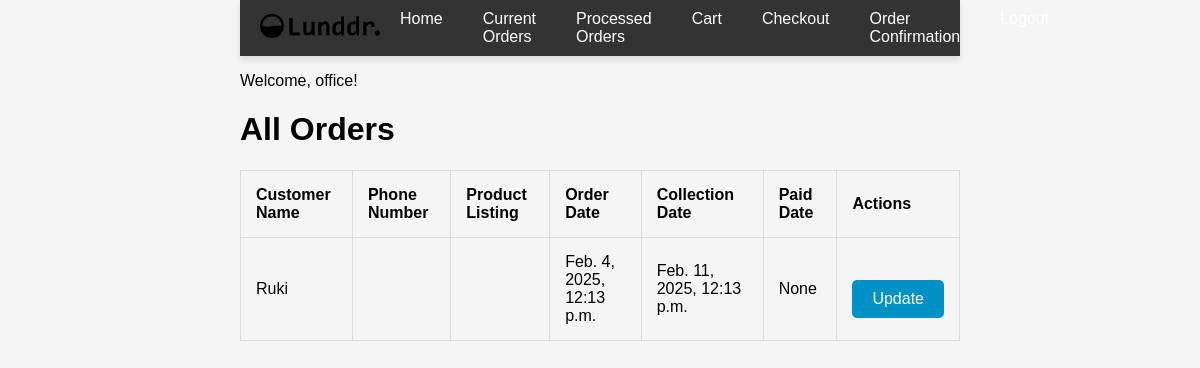
The app's page /all-orders/ (signed in) with its own data.
### inventory/models.py (models this page shows, shortened)
class Order(models.Model):
    cart = models.OneToOneField(Cart, on_delete=models.CASCADE)
    customer_name = models.CharField(max_length=255)
    customer_phone = models.CharField(max_length=15)
    order_date = models.DateTimeField(auto_now_add=True)
    payment_status = models.CharField(max_length=10, choices=[('paid', 'Paid'), ('not_paid', 'Not Paid')], default='not_paid')
    service_type = models.CharField(max_length=10, choices=[('standard', 'Standard'), ('premium', 'Premium')], default='standard')
    mode_of_service = models.CharField(max_length=10, choices=[('delivery', 'Delivery'), ('pickup', 'Pickup'), ('branch', 'Branch')], default='delivery')
    collection_date = models.DateTimeField(null=True, blank=True)
    date_paid = models.DateTimeField(null=True, blank=True)
    date_collected = models.DateTimeField(null=True, blank=True)

### inventory/views.py (the view)
# urls.py: path('all-orders/', views.all_orders, name='all_orders'),
@login_required
def all_orders(request):
    orders = Order.objects.all().order_by('-order_date')  # List orders in descending order of order_date
    return render(request, 'all_orders.html', {'orders': orders})

### templates/all_orders.html
{% extends 'base.html' %}
{% block content %}
<h1>All Orders</h1>
<table class="table">
    <thead>
        <tr>
            <th>Customer Name</th>
            <th>Phone Number</th>
            <th>Product Listing</th>
            <th>Order Date</th>
            <th>Collection Date</th>
            <th>Paid Date</th>
            <th>Actions</th>
        </tr>
    </thead>
    <tbody>
        {% for order in orders %}
            <tr>
                <td>{{ order.customer_name }}</td>
                <td>{{ order.phone_number }}</td>
                <td>{{ order.product_listing }}</td>
                <td>{{ order.order_date }}</td>
                <td>{{ order.collection_date }}</td>
                <td>{{ order.date_paid }}</td>
                <td>
                    <a href="{% url 'update_order' order.id %}" class="btn btn-primary">Update</a>
                </td>
            </tr>
        {% empty %}
            <tr>
                <td colspan="7">No orders found.</td>
            </tr>
        {% endfor %}
    </tbody>
</table>
{% endblock %}

### templates/base.html (shortened to what this page needs)
{% load static %}
<!DOCTYPE html>
<html lang="en">
<head>
    <link rel="stylesheet" href="{% static 'css/styles.css' %}">
</head>
<body>
    <header>
        <div class="navbar">
            <a href="{% url 'home' %}" class="logo">
                <img src="{% static 'images/logoblack.png' %}" alt="Logo" />
            </a>
            <nav>
                <ul class="nav-links">
                    <li><a href="{% url 'home' %}">Home</a></li>
                    <li><a href="{% url 'current' %}">Current Orders</a></li>
                    <li><a href="{% url 'processed_orders' %}">Processed Orders</a></li>
                    <li><a href="{% url 'view_cart' %}">Cart</a></li>
                    <li><a href="{% url 'checkout' %}">Checkout</a></li>
                    <li><a href="{% url 'order_confirmation' %}">Order Confirmation</a></li>
                    {% if user.is_authenticated %}
                        <li><a href="{% url 'logout' %}">Logout</a></li>
                    {% else %}
                        <li><a href="{% url 'login' %}">Login</a></li>
                    {% endif %}
            </nav>
        </div>
    </header>
    <main>
        {% if user.is_authenticated %}
        <p>Welcome, {{ user.username }}!</p>
    {% else %}
        <a href="{% url 'login' %}">Login</a> |
        <a href="{% url 'register' %}">Register</a>
    {% endif %}
        {% block content %}
        {% endblock %}
    </main>
</body>
</html>

### static/css/styles.css (style rules this page uses)
body { font-family: Arial, sans-serif; background-color: #f5f5f5; margin: 0; padding: 0; padding-left: 20%; padding-right: 20%; margin-left: auto; margin-right: auto; max-width: 1200px; }
header { background-color: #0092c6; color: white; padding: 20px 0; box-shadow: 0 4px 6px rgba(0, 0, 0, 0.1); }
.btn-primary { background-color: #0092c6; color: white; padding: 10px 20px; text-decoration: none; font-size: 16px; border-radius: 5px; margin-top: 20px; display: inline-block; }
header { background-color: #333; padding: 10px 0; }
.navbar { display: flex; justify-content: space-between; align-items: center; padding: 0 20px; }
.navbar .logo img { width: 120px; }
nav { display: flex; }
.nav-links { display: flex; list-style: none; margin: 0; padding: 0; }
.nav-links li { margin: 0 20px; }
.nav-links a { color: white; text-decoration: none; font-size: 16px; }
table { width: 100%; padding: 10px; border-collapse: collapse; margin-left: auto; margin-right: auto; }
th, td { padding: 15px; text-align: left; border: 1px solid #ddd; }

### records on screen
Order: customer_name "Ruki", order_date "Feb. 4, 2025, 12:13 p.m.", collection_date "Feb. 11, 2025, 12:13 p.m.", date_paid "None"

### other values on screen
{{ user.username }} "office"
